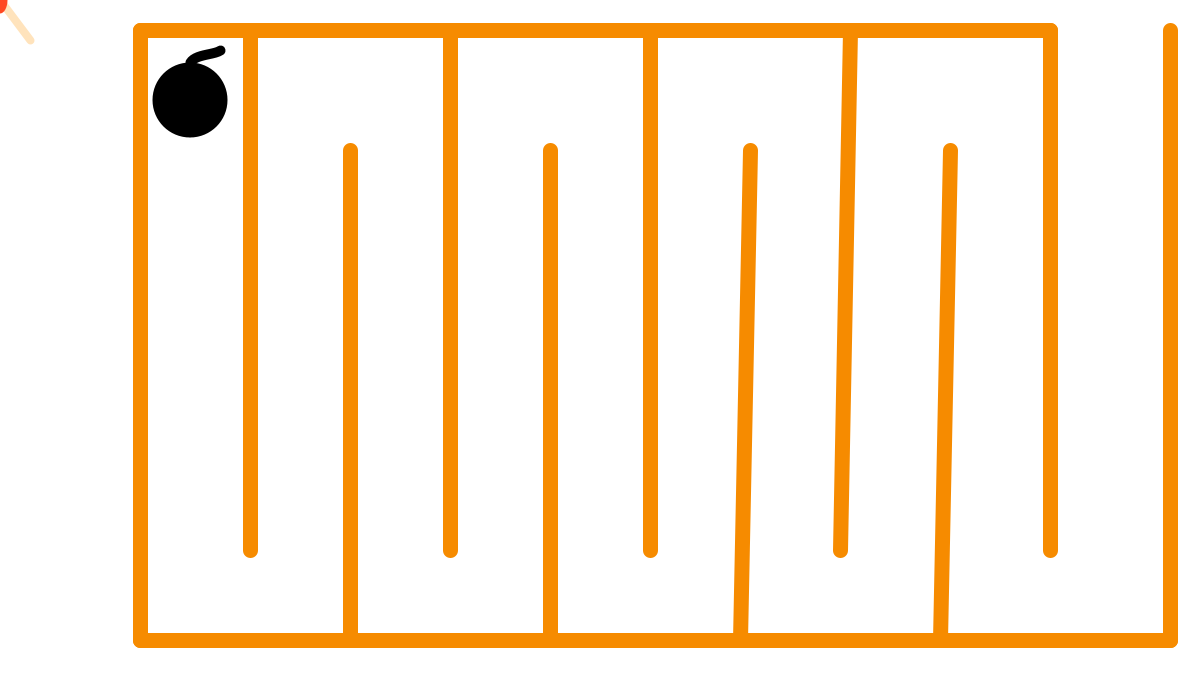
Frame 1 (no input)
Frame 60 (the mouse pressed at the canvas centre just before this capture): identical to frame 1, image omitted
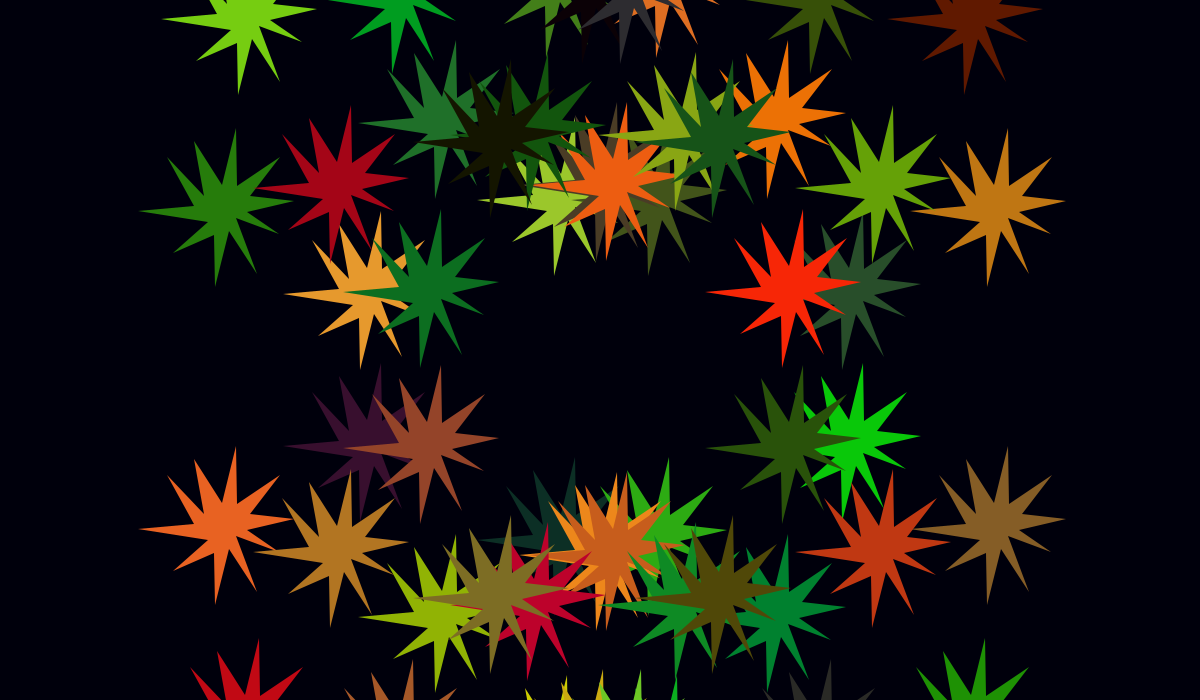
Frame 120 (the mouse held since frame 60 and released just before this capture)

The Processing sketch that drew these frames (run headless with seeded random() and noise(); from frame 60 on, the mouse is pressed at the canvas centre):

// Processing sketch: Project1
// ── Project1.pde
int click = 1;
void setup() {
  size(1200, 700);
  noFill();
  smooth();
}
void draw() {
if (click == 1) {
    bomb();
    maze();
    matchstick();}

  if (click == 2){
    background(random(5),random(0),random(25));
    for(int i = 0; i < 13; i++) {
      int x = (int)random(400);
      int y = (int)random(400);
        explosion((x*-1)-20,(y*-1)-50);
        explosion((x*-1)-20,y-50);
        explosion(x-20,y-50);
        explosion(x-20,(y*-1)-50);
    }//end of for
  }// end of if
  if (click == 3){ background(random(255)); }
  if (click == 4) { background(0);}
}// end of draw

void mousePressed() {
  click++;
  if (click > 4) click=1;
}
void bomb() {
  background(255);
  noStroke();
  fill(0);
  ellipse(190, 100, 75, 75);
  noFill();
  stroke(0);
  strokeWeight(10);
  curve(190, 100, 190, 62, 220, 50, 230, 35);
}
void matchstick() {
  stroke(255, 227, 188);
  strokeWeight(8);
  line(mouseX, mouseY, 30 +mouseX, 40 + mouseY);
  noStroke();
  fill(255, 72, 34);
  ellipse(mouseX, mouseY, 15, 27);}
  void maze() {
  stroke(246, 139, 0);
  strokeWeight(15);
  line(140, 30, 1050, 30);
  line(140, 640, 1170, 640);
  line(1170, 30, 1170, 640);
  line(1050, 30, 1050, 550);
  line(950, 150, 940, 640);
  line(850, 30, 840, 550);
  line(750, 150, 740, 640);
  line(650, 30, 650, 550);
  line(550, 150, 550, 640);
  line(450, 30, 450, 550);
  line(350, 150, 350, 640);
  line(140, 30, 140, 640);
  line(250, 30, 250, 550);}
 void explosion(int x, int y){
   fill(random(255),random(209),random(51));
   noStroke();
   beginShape();
   vertex(600+x,350+y);
   vertex(628+x,394+y);
   vertex(642+x,337+y);
   vertex(643+x,395+y);
   vertex(686+x,366+y);
   vertex(656+x,405+y);
   vertex(700+x,410+y);
   vertex(653+x,421+y);
   vertex(685+x,443+y);
   vertex(642+x,427+y);
   vertex(663+x,483+y);
   vertex(635+x,440+y);
   vertex(621+x,496+y);
   vertex(620+x,444+y);
   vertex(579+x,462+y);
   vertex(614+x,431+y);
   vertex(544+x,420+y);
   vertex(600+x,415+y);
   vertex(573+x,366+y);
   vertex(610+x,405+y);
   vertex(600+x,350+y);
   endShape();}
